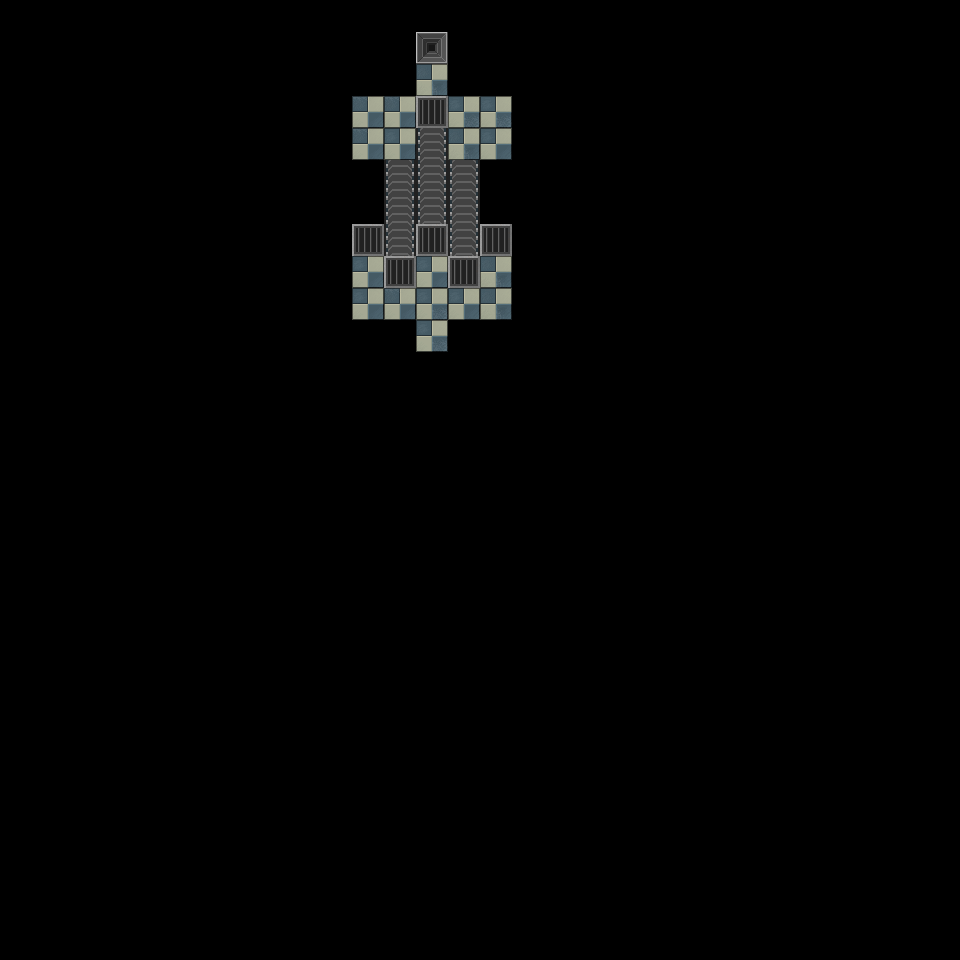

Tiled map render using the project's own tile images. Description and the whole map definition, tile-layer contents included, below:
An orthogonal 30x30 tile map with 32x32 px tiles, 3 tile layers (logic, activators, graphics), 3 tilesets.

<map version="1.8" tiledversion="1.9.2" orientation="orthogonal" renderorder="right-down" width="30" height="30" tilewidth="32" tileheight="32" infinite="0" nextlayerid="5" nextobjectid="1">
 <tileset firstgid="1" source="../tilesets/activator_tiles.tsx" />
 <tileset firstgid="3" source="../tilesets/logic_tiles.tsx" />
 <tileset firstgid="9" source="../tilesets/graphics_tiles.tsx" />
 <group id="2" name="level">
  <layer id="1" name="logic" width="30" height="30">
   <data encoding="csv">
0,0,0,0,0,0,0,0,0,0,0,0,0,0,0,0,0,0,0,0,0,0,0,0,0,0,0,0,0,0,
0,0,0,0,0,0,0,0,0,0,0,0,0,4,0,0,0,0,0,0,0,0,0,0,0,0,0,0,0,0,
0,0,0,0,0,0,0,0,0,0,0,0,0,5,0,0,0,0,0,0,0,0,0,0,0,0,0,0,0,0,
0,0,0,0,0,0,0,0,0,0,0,5,5,6,5,5,0,0,0,0,0,0,0,0,0,0,0,0,0,0,
0,0,0,0,0,0,0,0,0,0,0,5,5,3,5,5,0,0,0,0,0,0,0,0,0,0,0,0,0,0,
0,0,0,0,0,0,0,0,0,0,0,0,3,3,3,0,0,0,0,0,0,0,0,0,0,0,0,0,0,0,
0,0,0,0,0,0,0,0,0,0,0,0,3,3,3,0,0,0,0,0,0,0,0,0,0,0,0,0,0,0,
0,0,0,0,0,0,0,0,0,0,0,6,3,6,3,6,0,0,0,0,0,0,0,0,0,0,0,0,0,0,
0,0,0,0,0,0,0,0,0,0,0,5,6,5,6,5,0,0,0,0,0,0,0,0,0,0,0,0,0,0,
0,0,0,0,0,0,0,0,0,0,0,5,5,5,5,5,0,0,0,0,0,0,0,0,0,0,0,0,0,0,
0,0,0,0,0,0,0,0,0,0,0,0,0,8,0,0,0,0,0,0,0,0,0,0,0,0,0,0,0,0,
0,0,0,0,0,0,0,0,0,0,0,0,0,0,0,0,0,0,0,0,0,0,0,0,0,0,0,0,0,0,
0,0,0,0,0,0,0,0,0,0,0,0,0,0,0,0,0,0,0,0,0,0,0,0,0,0,0,0,0,0,
0,0,0,0,0,0,0,0,0,0,0,0,0,0,0,0,0,0,0,0,0,0,0,0,0,0,0,0,0,0,
0,0,0,0,0,0,0,0,0,0,0,0,0,0,0,0,0,0,0,0,0,0,0,0,0,0,0,0,0,0,
0,0,0,0,0,0,0,0,0,0,0,0,0,0,0,0,0,0,0,0,0,0,0,0,0,0,0,0,0,0,
0,0,0,0,0,0,0,0,0,0,0,0,0,0,0,0,0,0,0,0,0,0,0,0,0,0,0,0,0,0,
0,0,0,0,0,0,0,0,0,0,0,0,0,0,0,0,0,0,0,0,0,0,0,0,0,0,0,0,0,0,
0,0,0,0,0,0,0,0,0,0,0,0,0,0,0,0,0,0,0,0,0,0,0,0,0,0,0,0,0,0,
0,0,0,0,0,0,0,0,0,0,0,0,0,0,0,0,0,0,0,0,0,0,0,0,0,0,0,0,0,0,
0,0,0,0,0,0,0,0,0,0,0,0,0,0,0,0,0,0,0,0,0,0,0,0,0,0,0,0,0,0,
0,0,0,0,0,0,0,0,0,0,0,0,0,0,0,0,0,0,0,0,0,0,0,0,0,0,0,0,0,0,
0,0,0,0,0,0,0,0,0,0,0,0,0,0,0,0,0,0,0,0,0,0,0,0,0,0,0,0,0,0,
0,0,0,0,0,0,0,0,0,0,0,0,0,0,0,0,0,0,0,0,0,0,0,0,0,0,0,0,0,0,
0,0,0,0,0,0,0,0,0,0,0,0,0,0,0,0,0,0,0,0,0,0,0,0,0,0,0,0,0,0,
0,0,0,0,0,0,0,0,0,0,0,0,0,0,0,0,0,0,0,0,0,0,0,0,0,0,0,0,0,0,
0,0,0,0,0,0,0,0,0,0,0,0,0,0,0,0,0,0,0,0,0,0,0,0,0,0,0,0,0,0,
0,0,0,0,0,0,0,0,0,0,0,0,0,0,0,0,0,0,0,0,0,0,0,0,0,0,0,0,0,0,
0,0,0,0,0,0,0,0,0,0,0,0,0,0,0,0,0,0,0,0,0,0,0,0,0,0,0,0,0,0,
0,0,0,0,0,0,0,0,0,0,0,0,0,0,0,0,0,0,0,0,0,0,0,0,0,0,0,0,0,0
</data>
  </layer>
  <layer id="3" name="activators" width="30" height="30">
   <data encoding="csv">
0,0,0,0,0,0,0,0,0,0,0,0,0,0,0,0,0,0,0,0,0,0,0,0,0,0,0,0,0,0,
0,0,0,0,0,0,0,0,0,0,0,0,0,0,0,0,0,0,0,0,0,0,0,0,0,0,0,0,0,0,
0,0,0,0,0,0,0,0,0,0,0,0,0,0,0,0,0,0,0,0,0,0,0,0,0,0,0,0,0,0,
0,0,0,0,0,0,0,0,0,0,0,0,0,2,0,0,0,0,0,0,0,0,0,0,0,0,0,0,0,0,
0,0,0,0,0,0,0,0,0,0,0,0,0,2,0,0,0,0,0,0,0,0,0,0,0,0,0,0,0,0,
0,0,0,0,0,0,0,0,0,0,0,0,1,2,1,0,0,0,0,0,0,0,0,0,0,0,0,0,0,0,
0,0,0,0,0,0,0,0,0,0,0,0,1,2,1,0,0,0,0,0,0,0,0,0,0,0,0,0,0,0,
0,0,0,0,0,0,0,0,0,0,0,2,1,1,1,2,0,0,0,0,0,0,0,0,0,0,0,0,0,0,
0,0,0,0,0,0,0,0,0,0,0,0,1,0,1,0,0,0,0,0,0,0,0,0,0,0,0,0,0,0,
0,0,0,0,0,0,0,0,0,0,0,0,0,0,0,0,0,0,0,0,0,0,0,0,0,0,0,0,0,0,
0,0,0,0,0,0,0,0,0,0,0,0,0,0,0,0,0,0,0,0,0,0,0,0,0,0,0,0,0,0,
0,0,0,0,0,0,0,0,0,0,0,0,0,0,0,0,0,0,0,0,0,0,0,0,0,0,0,0,0,0,
0,0,0,0,0,0,0,0,0,0,0,0,0,0,0,0,0,0,0,0,0,0,0,0,0,0,0,0,0,0,
0,0,0,0,0,0,0,0,0,0,0,0,0,0,0,0,0,0,0,0,0,0,0,0,0,0,0,0,0,0,
0,0,0,0,0,0,0,0,0,0,0,0,0,0,0,0,0,0,0,0,0,0,0,0,0,0,0,0,0,0,
0,0,0,0,0,0,0,0,0,0,0,0,0,0,0,0,0,0,0,0,0,0,0,0,0,0,0,0,0,0,
0,0,0,0,0,0,0,0,0,0,0,0,0,0,0,0,0,0,0,0,0,0,0,0,0,0,0,0,0,0,
0,0,0,0,0,0,0,0,0,0,0,0,0,0,0,0,0,0,0,0,0,0,0,0,0,0,0,0,0,0,
0,0,0,0,0,0,0,0,0,0,0,0,0,0,0,0,0,0,0,0,0,0,0,0,0,0,0,0,0,0,
0,0,0,0,0,0,0,0,0,0,0,0,0,0,0,0,0,0,0,0,0,0,0,0,0,0,0,0,0,0,
0,0,0,0,0,0,0,0,0,0,0,0,0,0,0,0,0,0,0,0,0,0,0,0,0,0,0,0,0,0,
0,0,0,0,0,0,0,0,0,0,0,0,0,0,0,0,0,0,0,0,0,0,0,0,0,0,0,0,0,0,
0,0,0,0,0,0,0,0,0,0,0,0,0,0,0,0,0,0,0,0,0,0,0,0,0,0,0,0,0,0,
0,0,0,0,0,0,0,0,0,0,0,0,0,0,0,0,0,0,0,0,0,0,0,0,0,0,0,0,0,0,
0,0,0,0,0,0,0,0,0,0,0,0,0,0,0,0,0,0,0,0,0,0,0,0,0,0,0,0,0,0,
0,0,0,0,0,0,0,0,0,0,0,0,0,0,0,0,0,0,0,0,0,0,0,0,0,0,0,0,0,0,
0,0,0,0,0,0,0,0,0,0,0,0,0,0,0,0,0,0,0,0,0,0,0,0,0,0,0,0,0,0,
0,0,0,0,0,0,0,0,0,0,0,0,0,0,0,0,0,0,0,0,0,0,0,0,0,0,0,0,0,0,
0,0,0,0,0,0,0,0,0,0,0,0,0,0,0,0,0,0,0,0,0,0,0,0,0,0,0,0,0,0,
0,0,0,0,0,0,0,0,0,0,0,0,0,0,0,0,0,0,0,0,0,0,0,0,0,0,0,0,0,0
</data>
  </layer>
 </group>
 <layer id="4" name="graphics" width="30" height="30">
  <data encoding="csv">
0,0,0,0,0,0,0,0,0,0,0,0,0,0,0,0,0,0,0,0,0,0,0,0,0,0,0,0,0,0,
0,0,0,0,0,0,0,0,0,0,0,0,0,13,0,0,0,0,0,0,0,0,0,0,0,0,0,0,0,0,
0,0,0,0,0,0,0,0,0,0,0,0,0,15,0,0,0,0,0,0,0,0,0,0,0,0,0,0,0,0,
0,0,0,0,0,0,0,0,0,0,0,17,17,18,14,14,0,0,0,0,0,0,0,0,0,0,0,0,0,0,
0,0,0,0,0,0,0,0,0,0,0,17,16,9,15,16,0,0,0,0,0,0,0,0,0,0,0,0,0,0,
0,0,0,0,0,0,0,0,0,0,0,0,9,9,9,0,0,0,0,0,0,0,0,0,0,0,0,0,0,0,
0,0,0,0,0,0,0,0,0,0,0,0,9,9,9,0,0,0,0,0,0,0,0,0,0,0,0,0,0,0,
0,0,0,0,0,0,0,0,0,0,0,18,9,18,9,18,0,0,0,0,0,0,0,0,0,0,0,0,0,0,
0,0,0,0,0,0,0,0,0,0,0,16,18,16,18,15,0,0,0,0,0,0,0,0,0,0,0,0,0,0,
0,0,0,0,0,0,0,0,0,0,0,16,17,14,16,15,0,0,0,0,0,0,0,0,0,0,0,0,0,0,
0,0,0,0,0,0,0,0,0,0,0,0,0,14,0,0,0,0,0,0,0,0,0,0,0,0,0,0,0,0,
0,0,0,0,0,0,0,0,0,0,0,0,0,0,0,0,0,0,0,0,0,0,0,0,0,0,0,0,0,0,
0,0,0,0,0,0,0,0,0,0,0,0,0,0,0,0,0,0,0,0,0,0,0,0,0,0,0,0,0,0,
0,0,0,0,0,0,0,0,0,0,0,0,0,0,0,0,0,0,0,0,0,0,0,0,0,0,0,0,0,0,
0,0,0,0,0,0,0,0,0,0,0,0,0,0,0,0,0,0,0,0,0,0,0,0,0,0,0,0,0,0,
0,0,0,0,0,0,0,0,0,0,0,0,0,0,0,0,0,0,0,0,0,0,0,0,0,0,0,0,0,0,
0,0,0,0,0,0,0,0,0,0,0,0,0,0,0,0,0,0,0,0,0,0,0,0,0,0,0,0,0,0,
0,0,0,0,0,0,0,0,0,0,0,0,0,0,0,0,0,0,0,0,0,0,0,0,0,0,0,0,0,0,
0,0,0,0,0,0,0,0,0,0,0,0,0,0,0,0,0,0,0,0,0,0,0,0,0,0,0,0,0,0,
0,0,0,0,0,0,0,0,0,0,0,0,0,0,0,0,0,0,0,0,0,0,0,0,0,0,0,0,0,0,
0,0,0,0,0,0,0,0,0,0,0,0,0,0,0,0,0,0,0,0,0,0,0,0,0,0,0,0,0,0,
0,0,0,0,0,0,0,0,0,0,0,0,0,0,0,0,0,0,0,0,0,0,0,0,0,0,0,0,0,0,
0,0,0,0,0,0,0,0,0,0,0,0,0,0,0,0,0,0,0,0,0,0,0,0,0,0,0,0,0,0,
0,0,0,0,0,0,0,0,0,0,0,0,0,0,0,0,0,0,0,0,0,0,0,0,0,0,0,0,0,0,
0,0,0,0,0,0,0,0,0,0,0,0,0,0,0,0,0,0,0,0,0,0,0,0,0,0,0,0,0,0,
0,0,0,0,0,0,0,0,0,0,0,0,0,0,0,0,0,0,0,0,0,0,0,0,0,0,0,0,0,0,
0,0,0,0,0,0,0,0,0,0,0,0,0,0,0,0,0,0,0,0,0,0,0,0,0,0,0,0,0,0,
0,0,0,0,0,0,0,0,0,0,0,0,0,0,0,0,0,0,0,0,0,0,0,0,0,0,0,0,0,0,
0,0,0,0,0,0,0,0,0,0,0,0,0,0,0,0,0,0,0,0,0,0,0,0,0,0,0,0,0,0,
0,0,0,0,0,0,0,0,0,0,0,0,0,0,0,0,0,0,0,0,0,0,0,0,0,0,0,0,0,0
</data>
 </layer>
</map>
